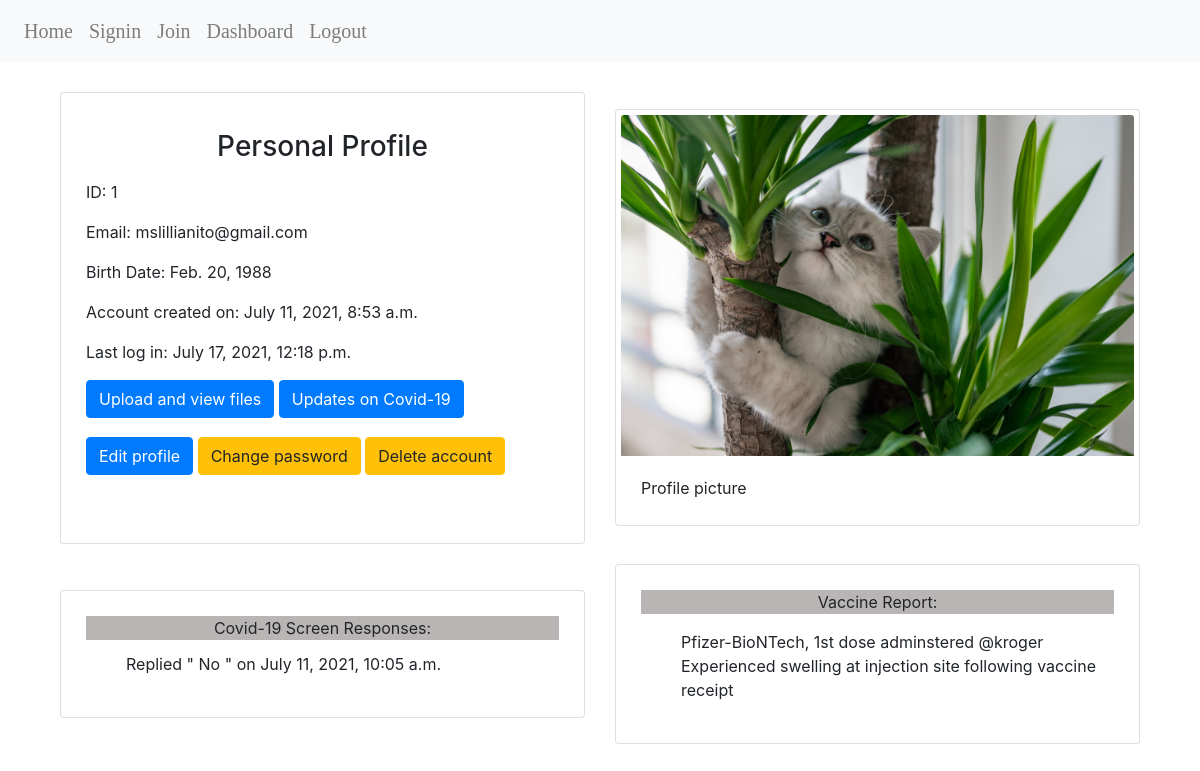
The app's page /profile/1 (signed in) with its own data.
### orgHaccounts/models.py (models this page shows, shortened)
class OrgHUser(AbstractBaseUser):
    email = models.EmailField(
        verbose_name='email address',
        max_length=255,
        unique=True,
    )
    cover = models.ImageField(
        upload_to='profile_images/',
        verbose_name='profile picture',
        null=True,
        blank=True,
        )
    date_of_birth = models.DateField(
        verbose_name='birth date',
    )
    is_active = models.BooleanField(default=True)
    staff = models.BooleanField(default=False)
    admin = models.BooleanField(default=False)
    created_at= models.DateTimeField(auto_now_add=True, null=True)
    last_login= models.DateTimeField(auto_now=True, null=True)
    objects = OrgHUserManager()
    USERNAME_FIELD = 'email'
    REQUIRED_FIELDS = ['date_of_birth']

class ScreenAnswer(models.Model):
    answer= models.CharField(max_length=25)
    user= models.ForeignKey(User, related_name="screenAnswers", on_delete=models.SET_NULL, null=True)
    created_at= models.DateTimeField(auto_now_add=True, null=True)
    updated_at= models.DateTimeField(auto_now=True, null=True)

class VaccineResponse(models.Model):
    vaccine_type= models.CharField(max_length=25)
    vaccine_dose= models.CharField(max_length=25)
    vaccine_location= models.CharField(max_length=25)
    vaccine_illness= models.TextField(max_length=1000)
    user= models.ForeignKey(User, related_name="vaccineResponses", on_delete=models.SET_NULL, null=True)
    created_at= models.DateTimeField(auto_now_add=True, null=True)
    updated_at= models.DateTimeField(auto_now=True, null=True)

### orgHaccounts/views.py (the view)
# urls.py: path('profile/<int:user_id>', views.profile),
def profile(request, user_id):
    user= request.user
    all_vaccineResponses= VaccineResponse.objects.filter(id=user_id)
    all_screenAnswers= ScreenAnswer.objects.filter(id=user_id)
    context={
        "history": "Personal Information",
        "health_condition": "Covid-19",
        "user": user,
        "all_vaccineResponses": all_vaccineResponses,
        "all_screenAnswers": all_screenAnswers,
    }
    return render(request, 'dashboard/profile.html', context)

### orgHaccounts/templates/dashboard/profile.html (shortened to what this page needs)
{% extends "base.html" %}
{% block content%}
<div class="container" id="wrapper">
    <div class="row">
        <div class="col align-self-center">
            <div class="card" style="width:100%;">
                <div class="card-body">
                    <p class= "card-title"><h3> Personal Profile </h3></p>
                    <p class="card-text"><span> ID: {{ user.id }} </span></p>
                    <p class="card-text"> Email: {{ user.email }}</p>
                    <p class="card-text"> Birth Date: {{ user.date_of_birth }} </p>
                    <p class="card-text"> <span> Account created on: {{ user.created_at }} </span></p>
                    <p class="card-text"> <span> Last log in: {{ user.last_login }} </span></p>
                    <p class="card-text">
                        <a href="/files/{{ user.id }}" class="btn btn-primary"> Upload and view files </a>
                        <a href="/feed" class="btn btn-primary"> Updates on {{ health_condition }} </a>
                    </p>
                    <p>
                        <a href="/edit/{{ user.id }}" class="btn btn-primary"> Edit profile </a>
                        <a href="/password_change" class="btn btn-warning"> Change password </a>
                        <a href="/delete_profile/{{ user.id }}" class="btn btn-warning"> Delete account </a>
                    </p><br>
                </div>
            </div>
        </div>
        <div class="col align-self-center">
            <div class="card" style="width: 100%;">
                {% if user.cover %}
                    {% load static %}
                {% endif %}
                {% if user.cover not in request.session %}
                    {% load static %}
                    <img class="card-img-top" src="{% static 'kitty.jpg' %}" alt="profile picture">
                {% endif %}
                <div class="card-body">
                    <p class="card-text"> Profile picture </p>
                </div>
            </div>
        </div>
    </div>
    <div class="row">
        <div class="col align-self-center">
            {% if user.screenAnswers %}
            <div class="card scrollable" style="width:100%;">
                <div class="card-body">
                    <p class="card-title"> Covid-19 Screen Responses: </p>
                    <ul>
                    {% for screenAnswer in all_screenAnswers %}
                        <li><span> Replied " {{ screenAnswer.answer }} " on {{ screenAnswer.created_at }}</span></li>
                    {% endfor %}
                    </ul>
                </div>
            </div>
            {% else %} <p class="card-title"> You have not screened for Covid-19 yet! </p>
            {%  endif %}
        </div>
        <div class="col align-self-center">
            {% if user.vaccineResponses %}
            <div class="card scrollable" style="width:100%;">
                <div class="card-body">
                    <p class="card-title"> Vaccine Report: </p>
                    <ul>
                    {% for vaccineResponse in all_vaccineResponses %}
                        <li><span>{{ vaccineResponse.vaccine_type }}, {{ vaccineResponse.vaccine_dose}} dose adminstered @{{ vaccineResponse.vaccine_location }}</span></li>
                        <li><span> Experienced {{ vaccineResponse.vaccine_illness }} following vaccine receipt</span></li>
                    {% endfor %}
                    </ul>
                </div>
            </div>
            {% else %} <p class="card-title"> No reports to show! </p>
            {% endif %}
        </div>
    </div>
</div>
{% endblock %}

### orgHaccounts/static/styles.css (style rules this page uses)
h1, h2, h3, a { text-align: center; }
.container { display: block; margin:auto; padding:20px; }
ul { list-style-type: none; }
.card { display:block; padding:5px; }
.row { padding: 10px; }
.card-body a, .card-title p, .card-text a, .card .btn { margin-bottom: 3px; text-align: center; align-content: center; }
.card-title { background-color : rgba(170, 165, 165, 0.815); text-align: center; }
p .btn { align-content: center; text-align: center; }

### records on screen
OrgHUser: id "1", email "mslillianito@gmail.com", date_of_birth "Feb. 20, 1988", created_at "July 11, 2021, 8:53 a.m.", last_login "July 17, 2021, 12:18 p.m."
ScreenAnswer: answer "No", created_at "July 11, 2021, 10:05 a.m."
VaccineResponse: vaccine_type "Pfizer-BioNTech", vaccine_dose "1st", vaccine_location "kroger", vaccine_illness "swelling at injection site"

### other values on screen
{{ health_condition }} "Covid-19"
